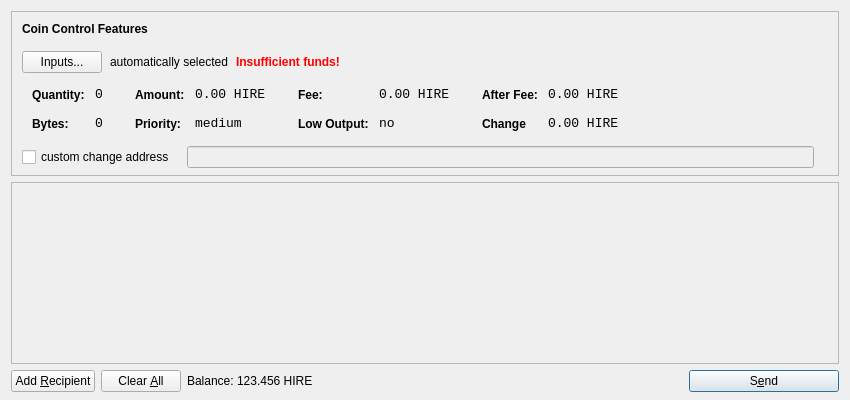
<?xml version="1.0" encoding="UTF-8"?>
<ui version="4.0">
 <class>SendCoinsDialog</class>
 <widget class="QDialog" name="SendCoinsDialog">
  <property name="geometry">
   <rect>
    <x>0</x>
    <y>0</y>
    <width>850</width>
    <height>400</height>
   </rect>
  </property>
  <property name="windowTitle">
   <string>Send Coins</string>
  </property>
  <layout class="QVBoxLayout" name="verticalLayout" stretch="0,1,0">
   <property name="bottomMargin">
    <number>8</number>
   </property>
   <item>
    <widget class="QFrame" name="frameCoinControl">
     <property name="sizePolicy">
      <sizepolicy hsizetype="Expanding" vsizetype="Expanding">
       <horstretch>0</horstretch>
       <verstretch>0</verstretch>
      </sizepolicy>
     </property>
     <property name="maximumSize">
      <size>
       <width>16777215</width>
       <height>16777215</height>
      </size>
     </property>
     <property name="frameShape">
      <enum>QFrame::StyledPanel</enum>
     </property>
     <property name="frameShadow">
      <enum>QFrame::Sunken</enum>
     </property>
     <layout class="QVBoxLayout" name="verticalLayoutCoinControl2">
      <property name="spacing">
       <number>-1</number>
      </property>
      <property name="leftMargin">
       <number>0</number>
      </property>
      <property name="topMargin">
       <number>0</number>
      </property>
      <property name="rightMargin">
       <number>0</number>
      </property>
      <property name="bottomMargin">
       <number>6</number>
      </property>
      <item>
       <layout class="QVBoxLayout" name="verticalLayoutCoinControl" stretch="0,0,0,0,1">
        <property name="spacing">
         <number>0</number>
        </property>
        <property name="leftMargin">
         <number>10</number>
        </property>
        <property name="topMargin">
         <number>10</number>
        </property>
        <item>
         <layout class="QHBoxLayout" name="horizontalLayoutCoinControl1">
          <property name="bottomMargin">
           <number>15</number>
          </property>
          <item>
           <widget class="QLabel" name="labelCoinControlFeatures">
            <property name="sizePolicy">
             <sizepolicy hsizetype="Preferred" vsizetype="Maximum">
              <horstretch>0</horstretch>
              <verstretch>0</verstretch>
             </sizepolicy>
            </property>
            <property name="font">
             <font>
              <weight>75</weight>
              <bold>true</bold>
             </font>
            </property>
            <property name="styleSheet">
             <string notr="true">font-weight:bold;</string>
            </property>
            <property name="text">
             <string>Coin Control Features</string>
            </property>
           </widget>
          </item>
         </layout>
        </item>
        <item>
         <layout class="QHBoxLayout" name="horizontalLayoutCoinControl2" stretch="0,0,0,0">
          <property name="spacing">
           <number>8</number>
          </property>
          <property name="bottomMargin">
           <number>10</number>
          </property>
          <item>
           <widget class="QPushButton" name="pushButtonCoinControl">
            <property name="styleSheet">
             <string notr="true"/>
            </property>
            <property name="text">
             <string>Inputs...</string>
            </property>
           </widget>
          </item>
          <item>
           <widget class="QLabel" name="labelCoinControlAutomaticallySelected">
            <property name="text">
             <string>automatically selected</string>
            </property>
            <property name="margin">
             <number>5</number>
            </property>
           </widget>
          </item>
          <item>
           <widget class="QLabel" name="labelCoinControlInsuffFunds">
            <property name="font">
             <font>
              <weight>75</weight>
              <bold>true</bold>
             </font>
            </property>
            <property name="styleSheet">
             <string notr="true">color:red;font-weight:bold;</string>
            </property>
            <property name="text">
             <string>Insufficient funds!</string>
            </property>
            <property name="margin">
             <number>5</number>
            </property>
           </widget>
          </item>
          <item>
           <spacer name="horizontalSpacerCoinControl">
            <property name="orientation">
             <enum>Qt::Horizontal</enum>
            </property>
            <property name="sizeHint" stdset="0">
             <size>
              <width>40</width>
              <height>1</height>
             </size>
            </property>
           </spacer>
          </item>
         </layout>
        </item>
        <item>
         <widget class="QWidget" name="widgetCoinControl" native="true">
          <property name="sizePolicy">
           <sizepolicy hsizetype="Preferred" vsizetype="Preferred">
            <horstretch>0</horstretch>
            <verstretch>0</verstretch>
           </sizepolicy>
          </property>
          <property name="minimumSize">
           <size>
            <width>0</width>
            <height>0</height>
           </size>
          </property>
          <property name="styleSheet">
           <string notr="true"/>
          </property>
          <layout class="QHBoxLayout" name="horizontalLayoutCoinControl5">
           <property name="margin">
            <number>0</number>
           </property>
           <item>
            <layout class="QHBoxLayout" name="horizontalLayoutCoinControl3" stretch="0,0,0,1">
             <property name="spacing">
              <number>20</number>
             </property>
             <property name="topMargin">
              <number>0</number>
             </property>
             <property name="bottomMargin">
              <number>10</number>
             </property>
             <item>
              <layout class="QFormLayout" name="formLayoutCoinControl1">
               <property name="horizontalSpacing">
                <number>10</number>
               </property>
               <property name="verticalSpacing">
                <number>14</number>
               </property>
               <property name="leftMargin">
                <number>10</number>
               </property>
               <property name="topMargin">
                <number>4</number>
               </property>
               <property name="rightMargin">
                <number>6</number>
               </property>
               <item row="0" column="0">
                <widget class="QLabel" name="labelCoinControlQuantityText">
                 <property name="styleSheet">
                  <string notr="true">font-weight:bold;</string>
                 </property>
                 <property name="text">
                  <string>Quantity:</string>
                 </property>
                 <property name="margin">
                  <number>0</number>
                 </property>
                </widget>
               </item>
               <item row="0" column="1">
                <widget class="QLabel" name="labelCoinControlQuantity">
                 <property name="font">
                  <font>
                   <family>Monospace</family>
                   <pointsize>10</pointsize>
                  </font>
                 </property>
                 <property name="cursor">
                  <cursorShape>IBeamCursor</cursorShape>
                 </property>
                 <property name="contextMenuPolicy">
                  <enum>Qt::ActionsContextMenu</enum>
                 </property>
                 <property name="text">
                  <string>0</string>
                 </property>
                 <property name="margin">
                  <number>0</number>
                 </property>
                 <property name="textInteractionFlags">
                  <set>Qt::LinksAccessibleByMouse|Qt::TextSelectableByKeyboard|Qt::TextSelectableByMouse</set>
                 </property>
                </widget>
               </item>
               <item row="1" column="0">
                <widget class="QLabel" name="labelCoinControlBytesText">
                 <property name="styleSheet">
                  <string notr="true">font-weight:bold;</string>
                 </property>
                 <property name="text">
                  <string>Bytes:</string>
                 </property>
                </widget>
               </item>
               <item row="1" column="1">
                <widget class="QLabel" name="labelCoinControlBytes">
                 <property name="font">
                  <font>
                   <family>Monospace</family>
                   <pointsize>10</pointsize>
                  </font>
                 </property>
                 <property name="cursor">
                  <cursorShape>IBeamCursor</cursorShape>
                 </property>
                 <property name="contextMenuPolicy">
                  <enum>Qt::ActionsContextMenu</enum>
                 </property>
                 <property name="text">
                  <string>0</string>
                 </property>
                 <property name="textInteractionFlags">
                  <set>Qt::LinksAccessibleByMouse|Qt::TextSelectableByKeyboard|Qt::TextSelectableByMouse</set>
                 </property>
                </widget>
               </item>
              </layout>
             </item>
             <item>
              <layout class="QFormLayout" name="formLayoutCoinControl2">
               <property name="horizontalSpacing">
                <number>10</number>
               </property>
               <property name="verticalSpacing">
                <number>14</number>
               </property>
               <property name="leftMargin">
                <number>6</number>
               </property>
               <property name="topMargin">
                <number>4</number>
               </property>
               <property name="rightMargin">
                <number>6</number>
               </property>
               <item row="0" column="0">
                <widget class="QLabel" name="labelCoinControlAmountText">
                 <property name="styleSheet">
                  <string notr="true">font-weight:bold;</string>
                 </property>
                 <property name="text">
                  <string>Amount:</string>
                 </property>
                 <property name="margin">
                  <number>0</number>
                 </property>
                </widget>
               </item>
               <item row="0" column="1">
                <widget class="QLabel" name="labelCoinControlAmount">
                 <property name="font">
                  <font>
                   <family>Monospace</family>
                   <pointsize>10</pointsize>
                  </font>
                 </property>
                 <property name="cursor">
                  <cursorShape>IBeamCursor</cursorShape>
                 </property>
                 <property name="contextMenuPolicy">
                  <enum>Qt::ActionsContextMenu</enum>
                 </property>
                 <property name="text">
                  <string>0.00 HIRE</string>
                 </property>
                 <property name="textInteractionFlags">
                  <set>Qt::LinksAccessibleByMouse|Qt::TextSelectableByKeyboard|Qt::TextSelectableByMouse</set>
                 </property>
                </widget>
               </item>
               <item row="1" column="0">
                <widget class="QLabel" name="labelCoinControlPriorityText">
                 <property name="styleSheet">
                  <string notr="true">font-weight:bold;</string>
                 </property>
                 <property name="text">
                  <string>Priority:</string>
                 </property>
                </widget>
               </item>
               <item row="1" column="1">
                <widget class="QLabel" name="labelCoinControlPriority">
                 <property name="font">
                  <font>
                   <family>Monospace</family>
                   <pointsize>10</pointsize>
                  </font>
                 </property>
                 <property name="cursor">
                  <cursorShape>IBeamCursor</cursorShape>
                 </property>
                 <property name="contextMenuPolicy">
                  <enum>Qt::ActionsContextMenu</enum>
                 </property>
                 <property name="text">
                  <string>medium</string>
                 </property>
                 <property name="textInteractionFlags">
                  <set>Qt::LinksAccessibleByMouse|Qt::TextSelectableByKeyboard|Qt::TextSelectableByMouse</set>
                 </property>
                </widget>
               </item>
              </layout>
             </item>
             <item>
              <layout class="QFormLayout" name="formLayoutCoinControl3">
               <property name="horizontalSpacing">
                <number>10</number>
               </property>
               <property name="verticalSpacing">
                <number>14</number>
               </property>
               <property name="leftMargin">
                <number>6</number>
               </property>
               <property name="topMargin">
                <number>4</number>
               </property>
               <property name="rightMargin">
                <number>6</number>
               </property>
               <item row="0" column="0">
                <widget class="QLabel" name="labelCoinControlFeeText">
                 <property name="styleSheet">
                  <string notr="true">font-weight:bold;</string>
                 </property>
                 <property name="text">
                  <string>Fee:</string>
                 </property>
                 <property name="margin">
                  <number>0</number>
                 </property>
                </widget>
               </item>
               <item row="0" column="1">
                <widget class="QLabel" name="labelCoinControlFee">
                 <property name="font">
                  <font>
                   <family>Monospace</family>
                   <pointsize>10</pointsize>
                  </font>
                 </property>
                 <property name="cursor">
                  <cursorShape>IBeamCursor</cursorShape>
                 </property>
                 <property name="contextMenuPolicy">
                  <enum>Qt::ActionsContextMenu</enum>
                 </property>
                 <property name="text">
                  <string>0.00 HIRE</string>
                 </property>
                 <property name="textInteractionFlags">
                  <set>Qt::LinksAccessibleByMouse|Qt::TextSelectableByKeyboard|Qt::TextSelectableByMouse</set>
                 </property>
                </widget>
               </item>
               <item row="1" column="0">
                <widget class="QLabel" name="labelCoinControlLowOutputText">
                 <property name="styleSheet">
                  <string notr="true">font-weight:bold;</string>
                 </property>
                 <property name="text">
                  <string>Low Output:</string>
                 </property>
                </widget>
               </item>
               <item row="1" column="1">
                <widget class="QLabel" name="labelCoinControlLowOutput">
                 <property name="font">
                  <font>
                   <family>Monospace</family>
                   <pointsize>10</pointsize>
                  </font>
                 </property>
                 <property name="cursor">
                  <cursorShape>IBeamCursor</cursorShape>
                 </property>
                 <property name="contextMenuPolicy">
                  <enum>Qt::ActionsContextMenu</enum>
                 </property>
                 <property name="text">
                  <string>no</string>
                 </property>
                 <property name="textInteractionFlags">
                  <set>Qt::LinksAccessibleByMouse|Qt::TextSelectableByKeyboard|Qt::TextSelectableByMouse</set>
                 </property>
                </widget>
               </item>
              </layout>
             </item>
             <item>
              <layout class="QFormLayout" name="formLayoutCoinControl4">
               <property name="horizontalSpacing">
                <number>10</number>
               </property>
               <property name="verticalSpacing">
                <number>14</number>
               </property>
               <property name="leftMargin">
                <number>6</number>
               </property>
               <property name="topMargin">
                <number>4</number>
               </property>
               <property name="rightMargin">
                <number>6</number>
               </property>
               <item row="0" column="0">
                <widget class="QLabel" name="labelCoinControlAfterFeeText">
                 <property name="styleSheet">
                  <string notr="true">font-weight:bold;</string>
                 </property>
                 <property name="text">
                  <string>After Fee:</string>
                 </property>
                 <property name="margin">
                  <number>0</number>
                 </property>
                </widget>
               </item>
               <item row="0" column="1">
                <widget class="QLabel" name="labelCoinControlAfterFee">
                 <property name="font">
                  <font>
                   <family>Monospace</family>
                   <pointsize>10</pointsize>
                  </font>
                 </property>
                 <property name="cursor">
                  <cursorShape>IBeamCursor</cursorShape>
                 </property>
                 <property name="contextMenuPolicy">
                  <enum>Qt::ActionsContextMenu</enum>
                 </property>
                 <property name="text">
                  <string>0.00 HIRE</string>
                 </property>
                 <property name="textInteractionFlags">
                  <set>Qt::LinksAccessibleByMouse|Qt::TextSelectableByKeyboard|Qt::TextSelectableByMouse</set>
                 </property>
                </widget>
               </item>
               <item row="1" column="0">
                <widget class="QLabel" name="labelCoinControlChangeText">
                 <property name="styleSheet">
                  <string notr="true">font-weight:bold;</string>
                 </property>
                 <property name="text">
                  <string>Change</string>
                 </property>
                </widget>
               </item>
               <item row="1" column="1">
                <widget class="QLabel" name="labelCoinControlChange">
                 <property name="font">
                  <font>
                   <family>Monospace</family>
                   <pointsize>10</pointsize>
                  </font>
                 </property>
                 <property name="cursor">
                  <cursorShape>IBeamCursor</cursorShape>
                 </property>
                 <property name="contextMenuPolicy">
                  <enum>Qt::ActionsContextMenu</enum>
                 </property>
                 <property name="text">
                  <string>0.00 HIRE</string>
                 </property>
                 <property name="textInteractionFlags">
                  <set>Qt::LinksAccessibleByMouse|Qt::TextSelectableByKeyboard|Qt::TextSelectableByMouse</set>
                 </property>
                </widget>
               </item>
              </layout>
             </item>
            </layout>
           </item>
          </layout>
         </widget>
        </item>
        <item>
         <layout class="QHBoxLayout" name="horizontalLayoutCoinControl4" stretch="0,0,0">
          <property name="spacing">
           <number>12</number>
          </property>
          <property name="sizeConstraint">
           <enum>QLayout::SetDefaultConstraint</enum>
          </property>
          <property name="topMargin">
           <number>5</number>
          </property>
          <property name="rightMargin">
           <number>5</number>
          </property>
          <item>
           <widget class="QCheckBox" name="checkBoxCoinControlChange">
            <property name="text">
             <string>custom change address</string>
            </property>
           </widget>
          </item>
          <item>
           <widget class="QLineEdit" name="lineEditCoinControlChange">
            <property name="enabled">
             <bool>false</bool>
            </property>
            <property name="sizePolicy">
             <sizepolicy hsizetype="Expanding" vsizetype="Fixed">
              <horstretch>0</horstretch>
              <verstretch>0</verstretch>
             </sizepolicy>
            </property>
           </widget>
          </item>
          <item>
           <widget class="QLabel" name="labelCoinControlChangeLabel">
            <property name="sizePolicy">
             <sizepolicy hsizetype="Preferred" vsizetype="Expanding">
              <horstretch>0</horstretch>
              <verstretch>0</verstretch>
             </sizepolicy>
            </property>
            <property name="minimumSize">
             <size>
              <width>0</width>
              <height>0</height>
             </size>
            </property>
            <property name="text">
             <string/>
            </property>
            <property name="margin">
             <number>3</number>
            </property>
           </widget>
          </item>
         </layout>
        </item>
        <item>
         <spacer name="verticalSpacerCoinControl">
          <property name="orientation">
           <enum>Qt::Vertical</enum>
          </property>
          <property name="sizeHint" stdset="0">
           <size>
            <width>800</width>
            <height>1</height>
           </size>
          </property>
         </spacer>
        </item>
       </layout>
      </item>
     </layout>
    </widget>
   </item>
   <item>
    <widget class="QScrollArea" name="scrollArea">
     <property name="widgetResizable">
      <bool>true</bool>
     </property>
     <widget class="QWidget" name="scrollAreaWidgetContents">
      <property name="geometry">
       <rect>
        <x>0</x>
        <y>0</y>
        <width>830</width>
        <height>165</height>
       </rect>
      </property>
      <layout class="QVBoxLayout" name="verticalLayout_2">
       <property name="margin">
        <number>0</number>
       </property>
       <item>
        <layout class="QVBoxLayout" name="entries">
         <property name="spacing">
          <number>6</number>
         </property>
        </layout>
       </item>
       <item>
        <spacer name="verticalSpacer">
         <property name="orientation">
          <enum>Qt::Vertical</enum>
         </property>
         <property name="sizeHint" stdset="0">
          <size>
           <width>20</width>
           <height>40</height>
          </size>
         </property>
        </spacer>
       </item>
      </layout>
     </widget>
    </widget>
   </item>
   <item>
    <layout class="QHBoxLayout" name="horizontalLayout">
     <item>
      <widget class="QPushButton" name="addButton">
       <property name="toolTip">
        <string>Send to multiple recipients at once</string>
       </property>
       <property name="text">
        <string>Add &amp;Recipient</string>
       </property>
       <property name="autoDefault">
        <bool>false</bool>
       </property>
      </widget>
     </item>
     <item>
      <widget class="QPushButton" name="clearButton">
       <property name="sizePolicy">
        <sizepolicy hsizetype="Minimum" vsizetype="Fixed">
         <horstretch>0</horstretch>
         <verstretch>0</verstretch>
        </sizepolicy>
       </property>
       <property name="toolTip">
        <string>Remove all transaction fields</string>
       </property>
       <property name="text">
        <string>Clear &amp;All</string>
       </property>
       <property name="autoRepeatDelay">
        <number>300</number>
       </property>
       <property name="autoDefault">
        <bool>false</bool>
       </property>
      </widget>
     </item>
     <item>
      <layout class="QHBoxLayout" name="horizontalLayout_2">
       <property name="spacing">
        <number>3</number>
       </property>
       <item>
        <widget class="QLabel" name="label">
         <property name="sizePolicy">
          <sizepolicy hsizetype="Preferred" vsizetype="Fixed">
           <horstretch>0</horstretch>
           <verstretch>0</verstretch>
          </sizepolicy>
         </property>
         <property name="text">
          <string>Balance:</string>
         </property>
        </widget>
       </item>
       <item>
        <widget class="QLabel" name="labelBalance">
         <property name="sizePolicy">
          <sizepolicy hsizetype="Preferred" vsizetype="Fixed">
           <horstretch>0</horstretch>
           <verstretch>0</verstretch>
          </sizepolicy>
         </property>
         <property name="cursor">
          <cursorShape>IBeamCursor</cursorShape>
         </property>
         <property name="text">
          <string>123.456 HIRE</string>
         </property>
         <property name="textInteractionFlags">
          <set>Qt::LinksAccessibleByMouse|Qt::TextSelectableByKeyboard|Qt::TextSelectableByMouse</set>
         </property>
        </widget>
       </item>
      </layout>
     </item>
     <item>
      <spacer name="horizontalSpacer">
       <property name="orientation">
        <enum>Qt::Horizontal</enum>
       </property>
       <property name="sizeHint" stdset="0">
        <size>
         <width>40</width>
         <height>20</height>
        </size>
       </property>
      </spacer>
     </item>
     <item>
      <widget class="QPushButton" name="sendButton">
       <property name="minimumSize">
        <size>
         <width>150</width>
         <height>0</height>
        </size>
       </property>
       <property name="toolTip">
        <string>Confirm the send action</string>
       </property>
       <property name="text">
        <string>S&amp;end</string>
       </property>
       <property name="icon">
        <iconset resource="../bitcoin.qrc">
         <normaloff>:/icons/send</normaloff>:/icons/send</iconset>
       </property>
       <property name="default">
        <bool>true</bool>
       </property>
      </widget>
     </item>
    </layout>
   </item>
  </layout>
 </widget>
 <resources>
  <include location="../bitcoin.qrc"/>
 </resources>
 <connections/>
</ui>
